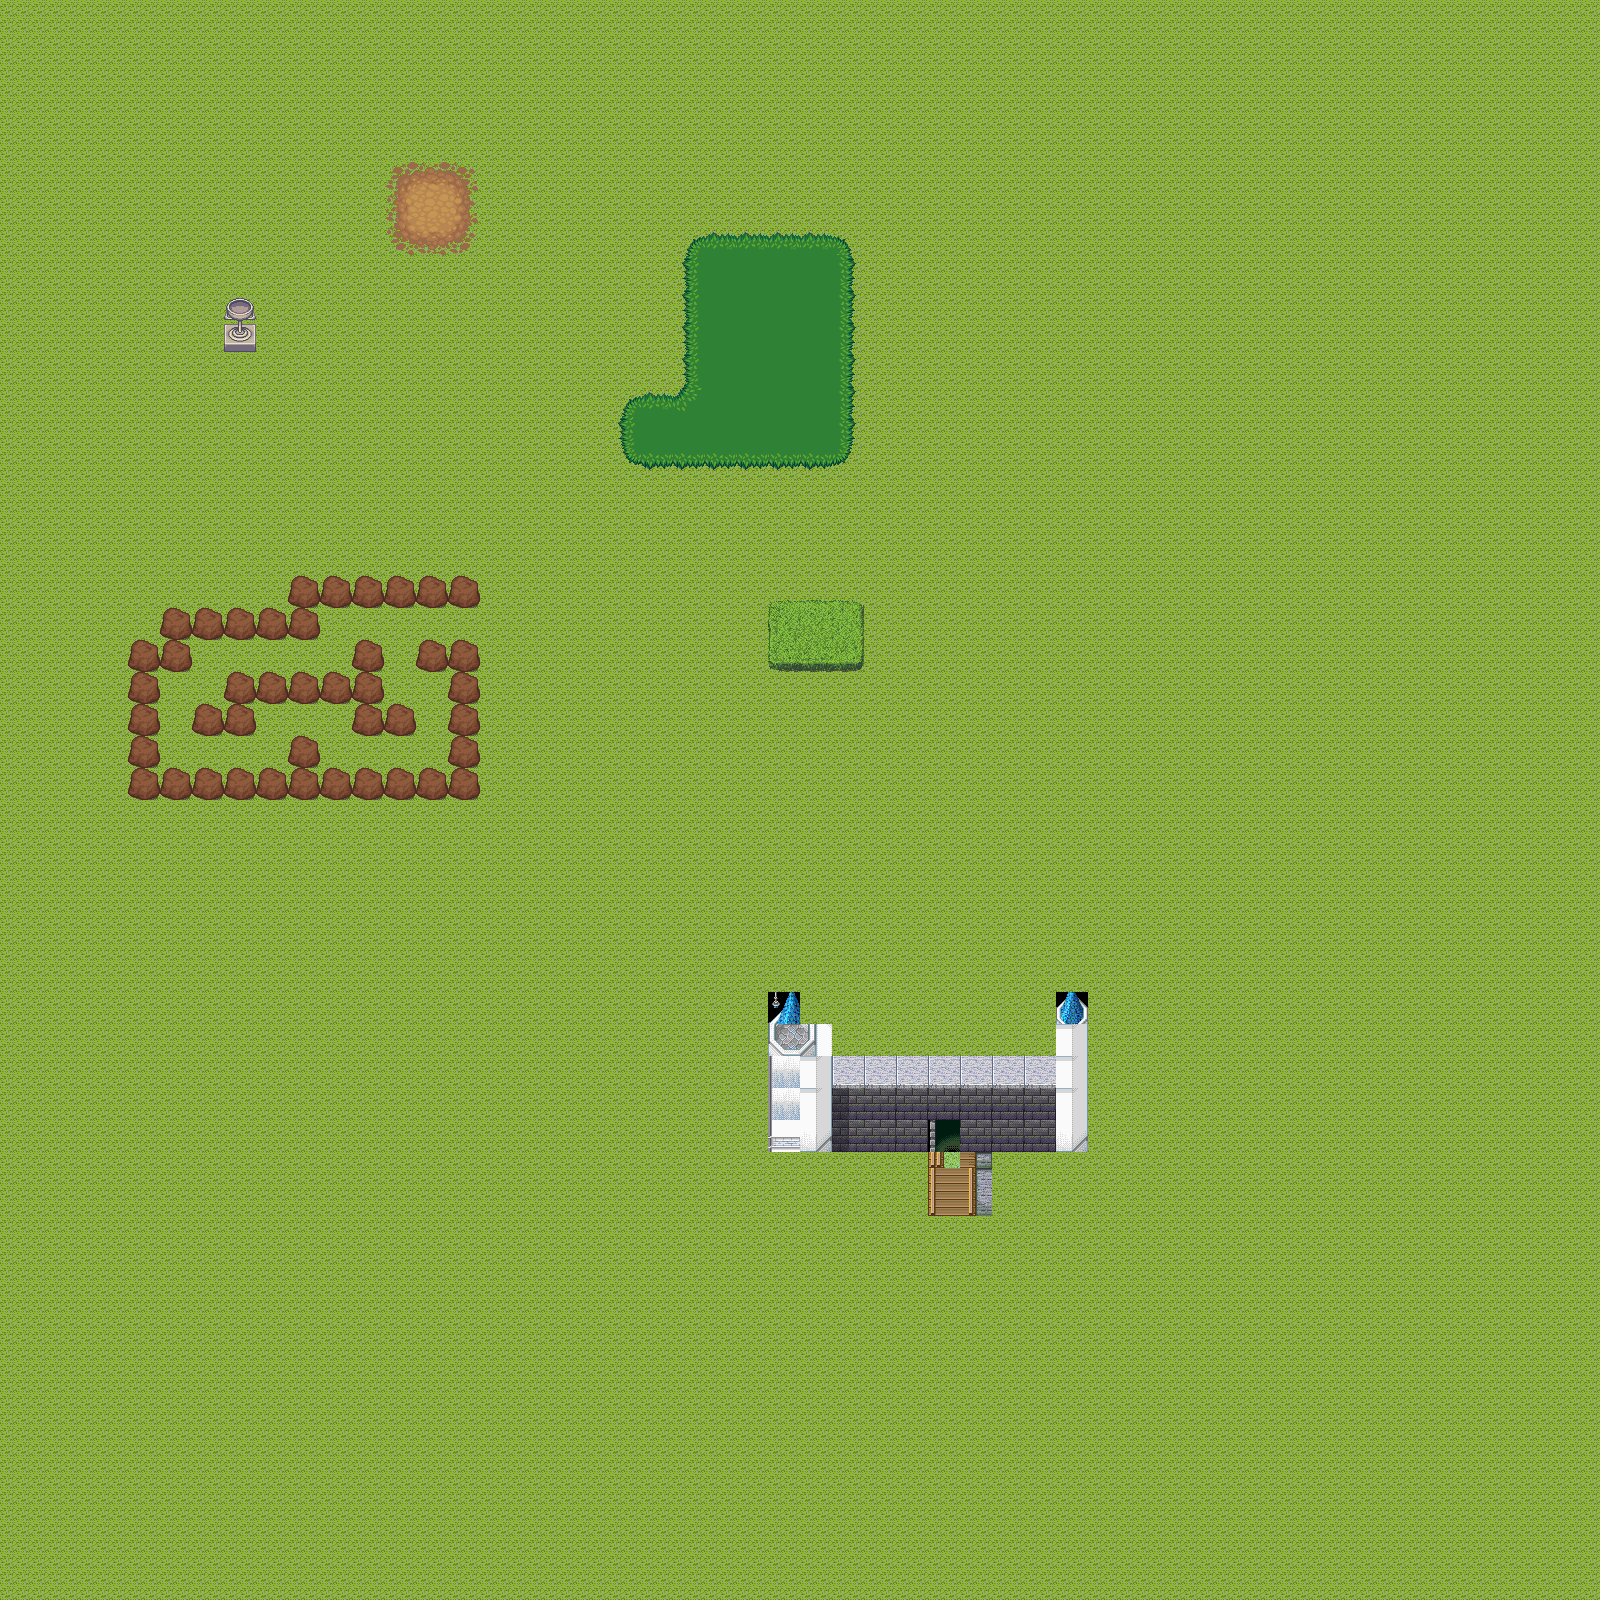

The image is a tile-based game level rendered from a .tmx file. Its description and source (layers, tilesets, objects; grid data summarised) follow:
An orthogonal 50x50 tile map with 32x32 px tiles, 2 tile layers (Tile Layer 1, Tile Layer 2), 3 tilesets and 3 objects (NPC).

<map version="1.0" orientation="orthogonal" renderorder="right-down" width="50" height="50" tilewidth="32" tileheight="32" nextobjectid="13">
 <tileset firstgid="1" name="terrain" tilewidth="32" tileheight="32" tilecount="1024">
  <image source="terrain.png" trans="ffffff" width="1024" height="1024" />
  <tile id="227">
   <objectgroup draworder="index">
    <object id="0" x="-0.25" y="4.25" width="32.125" height="27.625" />
   </objectgroup>
  </tile>
  <tile id="606">
   <objectgroup draworder="index">
    <object id="0" x="0.25" y="0.125" width="31.625" height="32" />
   </objectgroup>
  </tile>
 </tileset>
 <tileset firstgid="1025" name="fsm-castle01_a" tilewidth="32" tileheight="32" tilecount="120">
  <image source="fsm-castle01_a.png" trans="007575" width="480" height="256" />
 </tileset>
 <tileset firstgid="1145" name="fsm-road01_a" tilewidth="32" tileheight="32" tilecount="120">
  <image source="fsm-road01_a.png" trans="007575" width="480" height="256" />
 </tileset>
 <layer name="Tile Layer 1" width="50" height="50">
  <data>[2500 cells, 2500 non-empty, 18 distinct tile ids]</data>
 </layer>
 <layer name="Tile Layer 2" width="50" height="50">
  <data>[2500 cells, 91 non-empty, 30 distinct tile ids]</data>
 </layer>
 <objectgroup name="Objects">
  <object id="12" name="Lady" type="NPC" gid="225" x="256" y="352" width="32" height="32" />
 </objectgroup>
</map>
